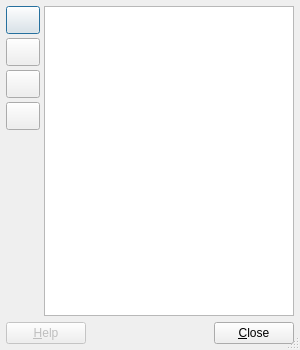
<?xml version="1.0" encoding="UTF-8"?>
<ui version="4.0">
 <class>CustomActions</class>
 <widget class="QDialog" name="CustomActions">
  <property name="geometry">
   <rect>
    <x>0</x>
    <y>0</y>
    <width>300</width>
    <height>350</height>
   </rect>
  </property>
  <property name="maximumSize">
   <size>
    <width>640</width>
    <height>480</height>
   </size>
  </property>
  <property name="windowTitle">
   <string>Manage Custom Actions</string>
  </property>
  <property name="sizeGripEnabled">
   <bool>true</bool>
  </property>
  <layout class="QVBoxLayout" name="verticalLayout_2">
   <property name="leftMargin">
    <number>6</number>
   </property>
   <property name="topMargin">
    <number>6</number>
   </property>
   <property name="rightMargin">
    <number>6</number>
   </property>
   <property name="bottomMargin">
    <number>6</number>
   </property>
   <item>
    <layout class="QHBoxLayout" name="horizontalLayout">
     <property name="spacing">
      <number>4</number>
     </property>
     <item>
      <layout class="QVBoxLayout" name="verticalLayout">
       <item>
        <widget class="QPushButton" name="newAction">
         <property name="minimumSize">
          <size>
           <width>28</width>
           <height>28</height>
          </size>
         </property>
         <property name="toolTip">
          <string>New Action</string>
         </property>
         <property name="icon">
          <iconset resource="../resources.qrc">
           <normaloff>:/images/16x16/document-new.png</normaloff>:/images/16x16/document-new.png</iconset>
         </property>
        </widget>
       </item>
       <item>
        <widget class="QPushButton" name="importAction">
         <property name="minimumSize">
          <size>
           <width>28</width>
           <height>28</height>
          </size>
         </property>
         <property name="toolTip">
          <string>Import Action</string>
         </property>
         <property name="icon">
          <iconset resource="../resources.qrc">
           <normaloff>:/images/16x16/document-open.png</normaloff>:/images/16x16/document-open.png</iconset>
         </property>
        </widget>
       </item>
       <item>
        <widget class="QPushButton" name="editAction">
         <property name="minimumSize">
          <size>
           <width>28</width>
           <height>28</height>
          </size>
         </property>
         <property name="toolTip">
          <string>Edit Action</string>
         </property>
         <property name="icon">
          <iconset resource="../resources.qrc">
           <normaloff>:/images/16x16/document-properties.png</normaloff>:/images/16x16/document-properties.png</iconset>
         </property>
        </widget>
       </item>
       <item>
        <widget class="QPushButton" name="deleteAction">
         <property name="minimumSize">
          <size>
           <width>28</width>
           <height>28</height>
          </size>
         </property>
         <property name="toolTip">
          <string>Delete Action</string>
         </property>
         <property name="icon">
          <iconset resource="../resources.qrc">
           <normaloff>:/images/16x16/edit-delete.png</normaloff>:/images/16x16/edit-delete.png</iconset>
         </property>
        </widget>
       </item>
       <item>
        <spacer name="verticalSpacer">
         <property name="orientation">
          <enum>Qt::Vertical</enum>
         </property>
         <property name="sizeHint" stdset="0">
          <size>
           <width>20</width>
           <height>40</height>
          </size>
         </property>
        </spacer>
       </item>
      </layout>
     </item>
     <item>
      <widget class="QListView" name="actions">
       <property name="editTriggers">
        <set>QAbstractItemView::EditKeyPressed|QAbstractItemView::SelectedClicked</set>
       </property>
      </widget>
     </item>
    </layout>
   </item>
   <item>
    <layout class="QHBoxLayout" name="horizontalLayout_2">
     <item>
      <widget class="QPushButton" name="help">
       <property name="enabled">
        <bool>false</bool>
       </property>
       <property name="text">
        <string>&amp;Help</string>
       </property>
      </widget>
     </item>
     <item>
      <spacer name="horizontalSpacer">
       <property name="orientation">
        <enum>Qt::Horizontal</enum>
       </property>
       <property name="sizeHint" stdset="0">
        <size>
         <width>40</width>
         <height>20</height>
        </size>
       </property>
      </spacer>
     </item>
     <item>
      <widget class="QPushButton" name="close">
       <property name="text">
        <string>&amp;Close</string>
       </property>
      </widget>
     </item>
    </layout>
   </item>
  </layout>
 </widget>
 <tabstops>
  <tabstop>actions</tabstop>
  <tabstop>newAction</tabstop>
  <tabstop>importAction</tabstop>
  <tabstop>editAction</tabstop>
  <tabstop>deleteAction</tabstop>
  <tabstop>help</tabstop>
  <tabstop>close</tabstop>
 </tabstops>
 <resources>
  <include location="../resources.qrc"/>
 </resources>
 <connections/>
</ui>
